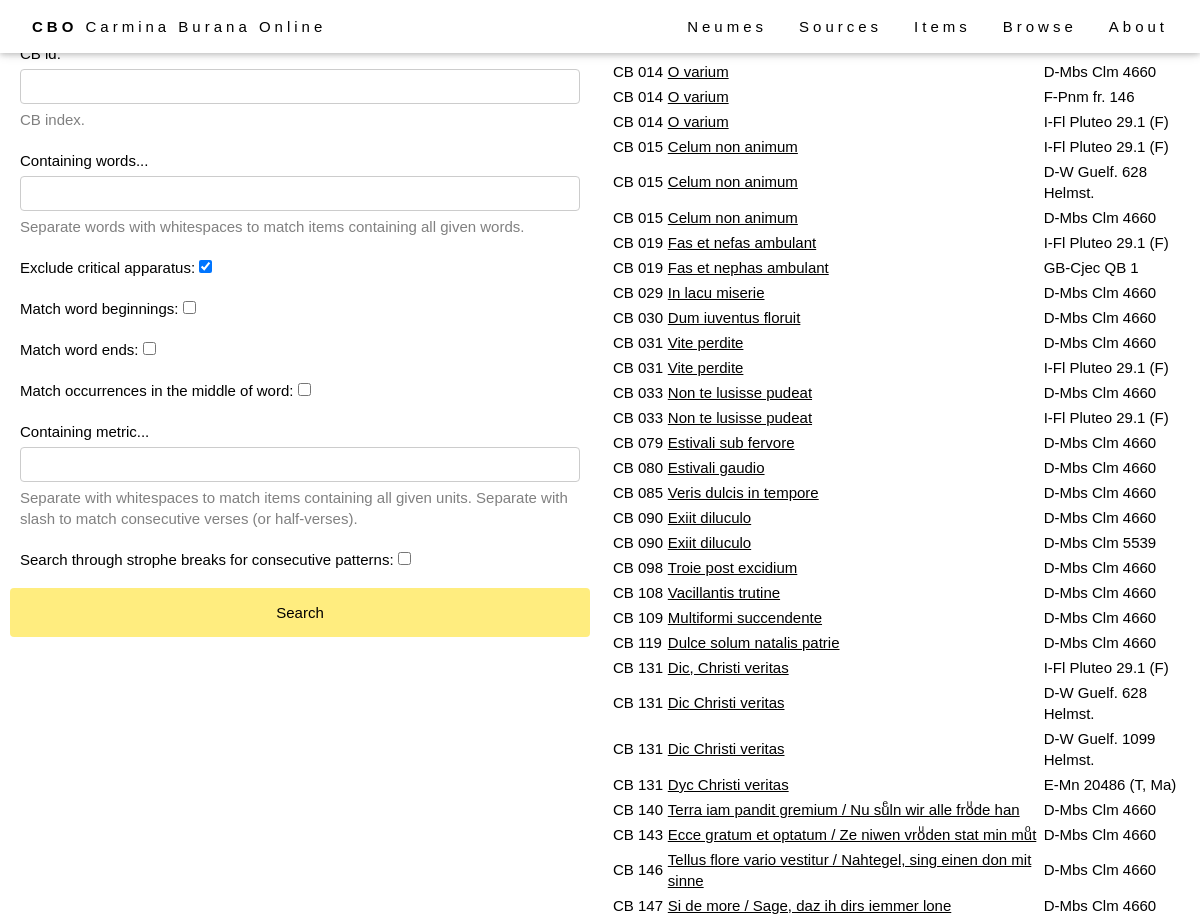
/browse/browse-item/ (upper part), run on an earlier commit of the app's database.
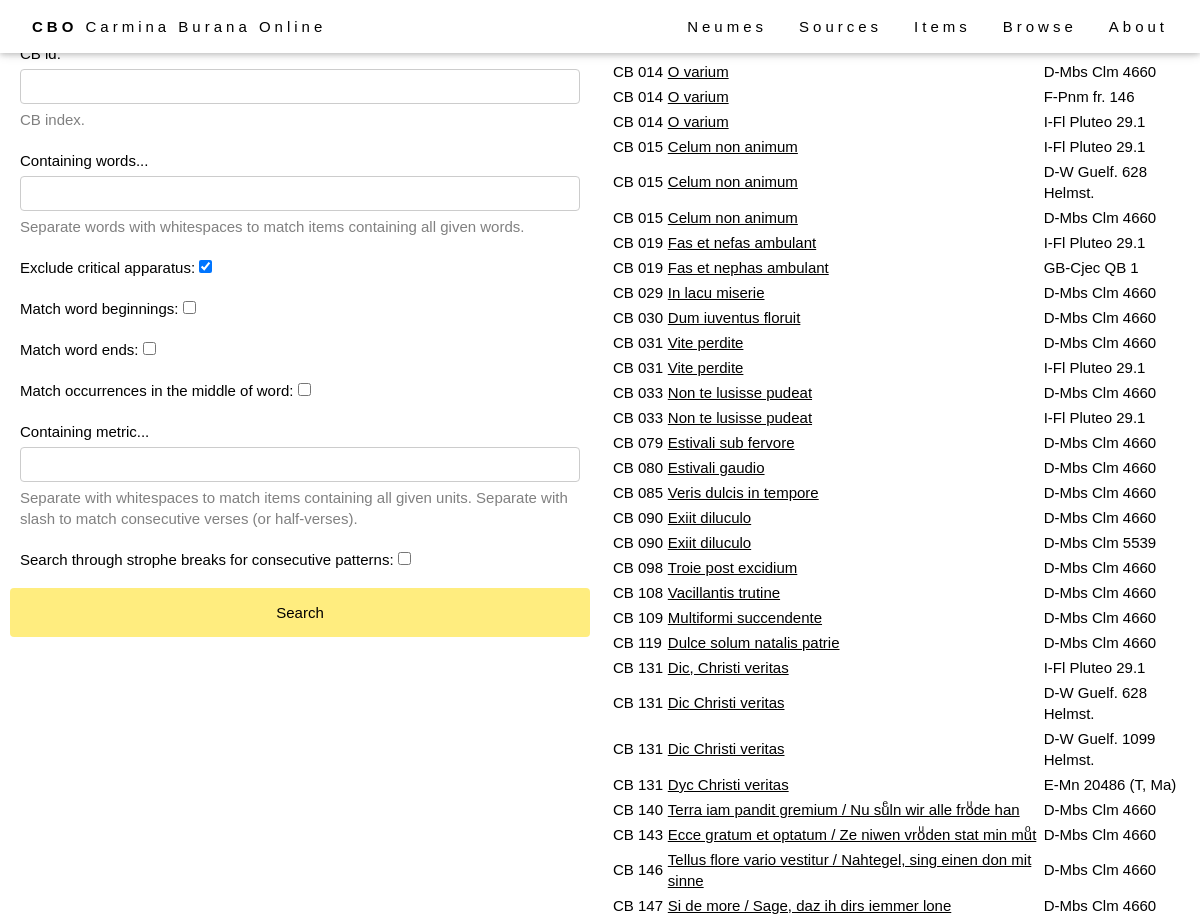
And on a later commit of the database.
### browse/models.py (models this page shows, shortened)
class Item(models.Model):
    abstract_item = models.ForeignKey(AbstractItem, on_delete=models.PROTECT, null=True)
    source = models.ForeignKey(Source, on_delete=models.RESTRICT, null=True)
    foliation_start = models.CharField(max_length=64, help_text="First folio occupied by the item in the source.")
    foliation_end = models.CharField(max_length=64, help_text="Last folio occupied by the item in the source.")
    title = models.CharField(max_length=256, help_text="Title of the item (incipit).")
    language = models.ManyToManyField(Language)
    file = models.CharField(max_length=64, help_text="Filename (without extensions).", null=True)
    IIIF_canvasIndex = models.CharField(max_length=256, help_text="IIIF canvas index of the item.", blank=True)
    alternative_img_link = models.CharField(max_length=1024, help_text="Alternative link for source images (if IIIF is not available).", blank=True)
    class Meta:
        ordering = [Length('abstract_item__cb_id'), 'abstract_item__cb_id']
    def get_absolute_url(self):
        return reverse('item-detail', args=[str(self.pk)])

class Source(models.Model):
    bib_id = models.CharField(max_length=128, unique=True, help_text="The source identifier.")
    nick_name = models.CharField(max_length=128, help_text="The source name.", blank=True)
    country = models.CharField(max_length=256, help_text="The source location (country).")
    location = models.CharField(max_length=256, help_text="The source location (institution).")
    century = models.CharField(max_length=256, help_text="The source century.", blank=True)
    notation = models.CharField(max_length=256, help_text="The source notation type (for musical notation only).", blank=True)
    url = models.CharField(max_length=512, help_text="External url to access the source images.", blank=True)
    concordances = models.TextField(help_text="Concordances with the Codex Buranus.", blank=True)
    notes = models.TextField(help_text="Additional notes on the source.", blank=True)
    IIIF_manifest = models.CharField(max_length=1024, help_text="URL of the IIIF manifest.", blank=True)
    class Meta:
        ordering = ['country', 'location', 'bib_id']

class AbstractItem(models.Model):
    cb_id = models.CharField(max_length=10, help_text="Number of the item.")
    theme = models.ManyToManyField(Theme)
    genre = models.ForeignKey(Genre, on_delete=models.SET_NULL, null=True)
    text_type = models.ManyToManyField(TextType, through="TextTypeSpecification")
    class Meta:
        ordering = [Length('cb_id'), 'cb_id']

### browse/views.py (the view)
# urls.py: path('browse-item/', views.browse_item, name='browse_item'),
def browse_item(request):
    if request.method == "POST":
        form = BrowseItemForm(request.POST)
        if form.is_valid():
            items = Item.objects.all()
            if len(form.cleaned_data['cb_id']):
                cb_id = form.cleaned_data['cb_id']
                items = Item.objects.filter(abstract_item__cb_id=cb_id)
            if len(form.cleaned_data['words']):
                words = form.cleaned_data['words'].split(" ")
                exclude_apparatus = form.cleaned_data['exclude_apparatus']
                match_word_beginning = form.cleaned_data['match_word_beginning']
                match_word_end = form.cleaned_data['match_word_end']
                match_word_middle = form.cleaned_data['match_word_middle']
                items = [item for item in items if item.contains_words(words,
                                                                       exclude_apparatus=exclude_apparatus,
                                                                       match_word_beginning=match_word_beginning,
                                                                       match_word_end=match_word_end,
                                                                       match_word_middle=match_word_middle)
                         ]
            if len(form.cleaned_data['metrics']):
                metrics = form.cleaned_data['metrics'].split(" ")
                through_strophe_break = form.cleaned_data['through_strophe_break']
                items = [item for item in items if item.contains_metrics(metrics,
                                                                         through_strophe_break=through_strophe_break)
                         ]
            return render(request, "browse_item.html", {"form": form, "items": items})
    else:
        form = BrowseItemForm()
    return render(request, "browse_item.html", {"form": form, "items": Item.objects.all()})

### browse/forms.py
class BrowseItemForm(forms.Form):
    template_name = "form_snippet.html"
    cb_id = forms.CharField(max_length=16, label="CB id", help_text="CB index.", required=False)
    words = forms.CharField(max_length=2048, label="Containing words...", help_text="Separate words with whitespaces to match items containing all given words.", required=False)
    exclude_apparatus = forms.BooleanField(initial=True, required=False, label="Exclude critical apparatus")
    match_word_beginning = forms.BooleanField(initial=False, required=False, label="Match word beginnings")
    match_word_end = forms.BooleanField(initial=False, required=False, label="Match word ends")
    match_word_middle = forms.BooleanField(initial=False, required=False, label="Match occurrences in the middle of word")
    metrics = forms.CharField(max_length=2048, label="Containing metric...", help_text="Separate with whitespaces to match items containing all given units.\nSeparate with slash to match consecutive verses (or half-verses).", required=False)
    through_strophe_break = forms.BooleanField(initial=False, required=False, label="Search through strophe breaks for consecutive patterns")

### templates/browse_item.html (shortened to what this page needs)
{% extends "base_generic.html" %}
{% block content %}
<div class="flex-column" style="flex: 50%">
  <div class="formContainer">
    <form action="/browse/browse-item/" method="post">
      {{ form }}
      <input class="cbo-button" type="submit" value="Search">
    </form>
  </div>
</div>
<div class="flex-column" style="flex: 50%">
  <div class="browseResult">
    {% if items %}
    <table style="width: 100%;">
      <tr>
        <th>CB #</th>
        <th>Title</th>
        <th>Source</th>
      </tr>
      {% for item in items %}
      <tr>
        <td>CB {{ item.abstract_item.cb_id }}</td>
        <td><a href="{{ item.get_absolute_url }}">{{ item.title }}</a></td>
        <td>{{ item.source.bib_id }}</td>
      </tr>
      {% endfor %}
    </table>
    {% else %}
    <p>There are no matching items.</p>
    {% endif %}
  </div>
</div>
{% endblock %}

What changed in the data, as far as the page shows it:
changed through a linked row, Item (number 3 of 31 on the later page): source.bib_id "I-Fl Pluteo 29.1 (F)" → "I-Fl Pluteo 29.1"
changed through a linked row, Item (number 4 of 31 on the later page): source.bib_id "I-Fl Pluteo 29.1 (F)" → "I-Fl Pluteo 29.1"
changed through a linked row, Item "Fas et nefas ambulant": source.bib_id "I-Fl Pluteo 29.1 (F)" → "I-Fl Pluteo 29.1"
changed through a linked row, Item (number 12 of 31 on the later page): source.bib_id "I-Fl Pluteo 29.1 (F)" → "I-Fl Pluteo 29.1"
changed through a linked row, Item (number 14 of 31 on the later page): source.bib_id "I-Fl Pluteo 29.1 (F)" → "I-Fl Pluteo 29.1"
changed through a linked row, Item "Dic, Christi veritas": source.bib_id "I-Fl Pluteo 29.1 (F)" → "I-Fl Pluteo 29.1"
